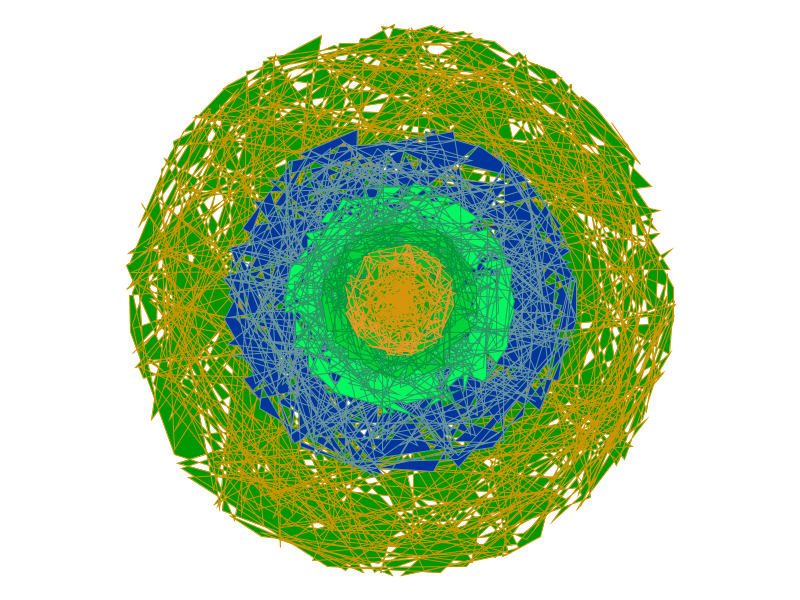
Frame 1 (no input)
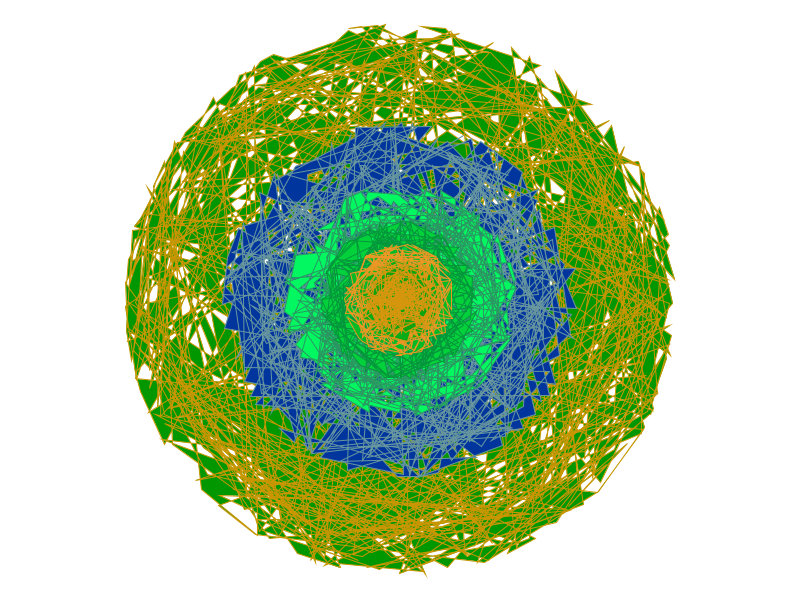
Frame 60 (the mouse pressed at the canvas centre just before this capture)
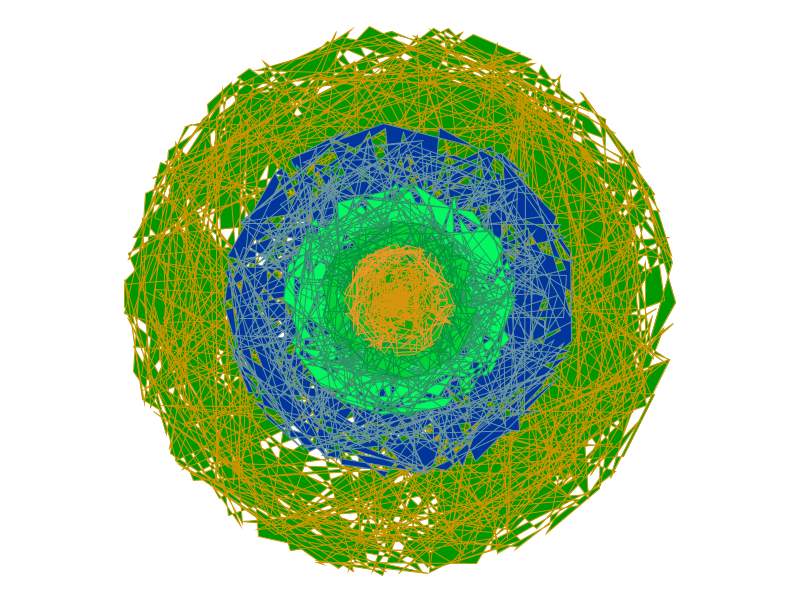
Frame 120 (the mouse held since frame 60 and released just before this capture)

The Processing sketch that drew these frames (run headless with seeded random() and noise(); from frame 60 on, the mouse is pressed at the canvas centre):

// Processing sketch: processing_133273
// ── processing_133273.pde

void setup(){
  size(800,600);
  frameRate(5);
}

void draw(){
  background(255);
  //noLoop();
  drawCircles(512, 256, 0.5*width, 0.5*height);
}

void drawCircles(int resolution, float radius, float circleX, float circleY){

if(radius>10){
  fill((200/radius)%255, (150+radius)%255, radius%255);
  stroke((200+radius)%255, 150, radius%255);
  beginShape();
  for(int i=0; i<resolution; i+=1){
      float waveAngle = map(i,0,resolution,0,TWO_PI*10);
      float waveOffset = sin(waveAngle)*20;

      float angle = map(i+random(3)*100,0,resolution,0,TWO_PI);
      float circleOffX = cos(angle) * (radius+waveOffset);
      float circleOffY = sin(angle) * (radius+waveOffset);

      //ellipse(circleOffX+circleX, circleOffY+circleY, 10+resolution-i, 10-i+resolution);
      vertex(circleOffX+circleX, circleOffY+circleY);
    }
  endShape(CLOSE);

  float phi = 1.618;

  drawCircles(int(512/phi), int(radius/phi), 0.5*width, 0.5*height);
}
}
